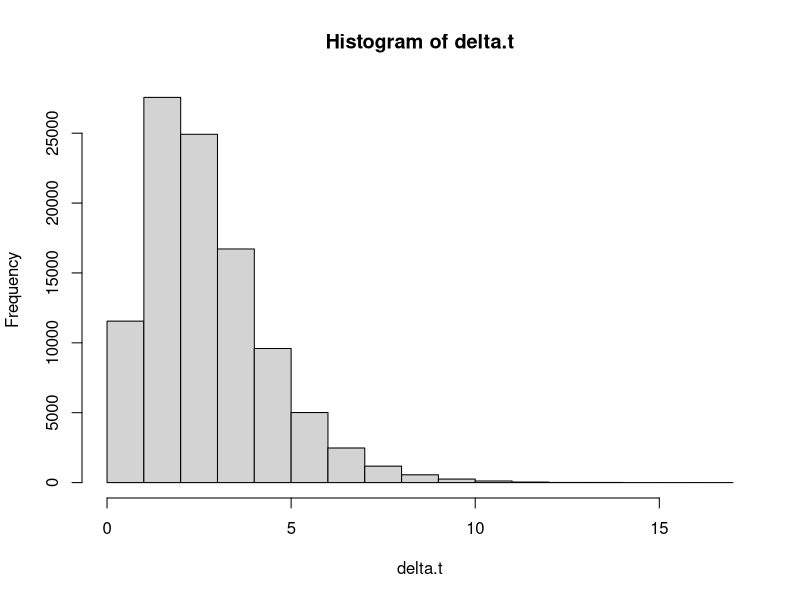

This chart was generated by the following R code: (Note: this script raises an error after producing the figure.)
rm(list=ls())
set.seed(1)

xmax=10000
xstep=0.1
nsteps=xmax/xstep
tmp=runif(100,min=-1,max=1)
cov1=rep(tmp,each=xmax/100)

#parameters 
b0.true=b0=1
b1.true=b1=0.1

#simulate data
media=exp(b0+b1*cov1)
b.gamma.true=b.gamma=1
a1=media*b.gamma
delta.t=rgamma(nsteps,a1,b.gamma)
hist(delta.t)

dist=cumsum(rep(xstep,nsteps))
time.tot=cumsum(delta.t)
fim=data.frame(dist=dist,time.tot=time.tot)
fim$select=0
nobs=nrow(fim)

#select data every 30 seconds
target.time=30
tmp=abs(fim$time.tot-target.time)
ind1=0
fim$seg.id=NA
for (i in 1:100000){
  print(i)

  #get new ind0 and ind1
  ind0=ind1+1
  max1=min(c(ind0+1000,nobs))
  tmp=abs(fim$time.tot[ind0:max1]-target.time*i)
  ind1=which(tmp==min(tmp))+(ind0-1)
  
  #use this information to set seg.id and select
  seq1=ind0:ind1
  fim$seg.id[seq1]=i
  fim$select[ind1]=1

  #stop if finished
  if (ind1==nobs) break
}
sum(fim$select)

fim$cov1=cov1
fim$dt=fim$select*target.time
cond=fim$select==0; fim$dt[cond]=NA

setwd('U:\\GIT_models\\resist')
fim1=fim[,c('seg.id','cov1','dt')]
write.csv(fim1,'fake data resistance model.csv',row.names=F)